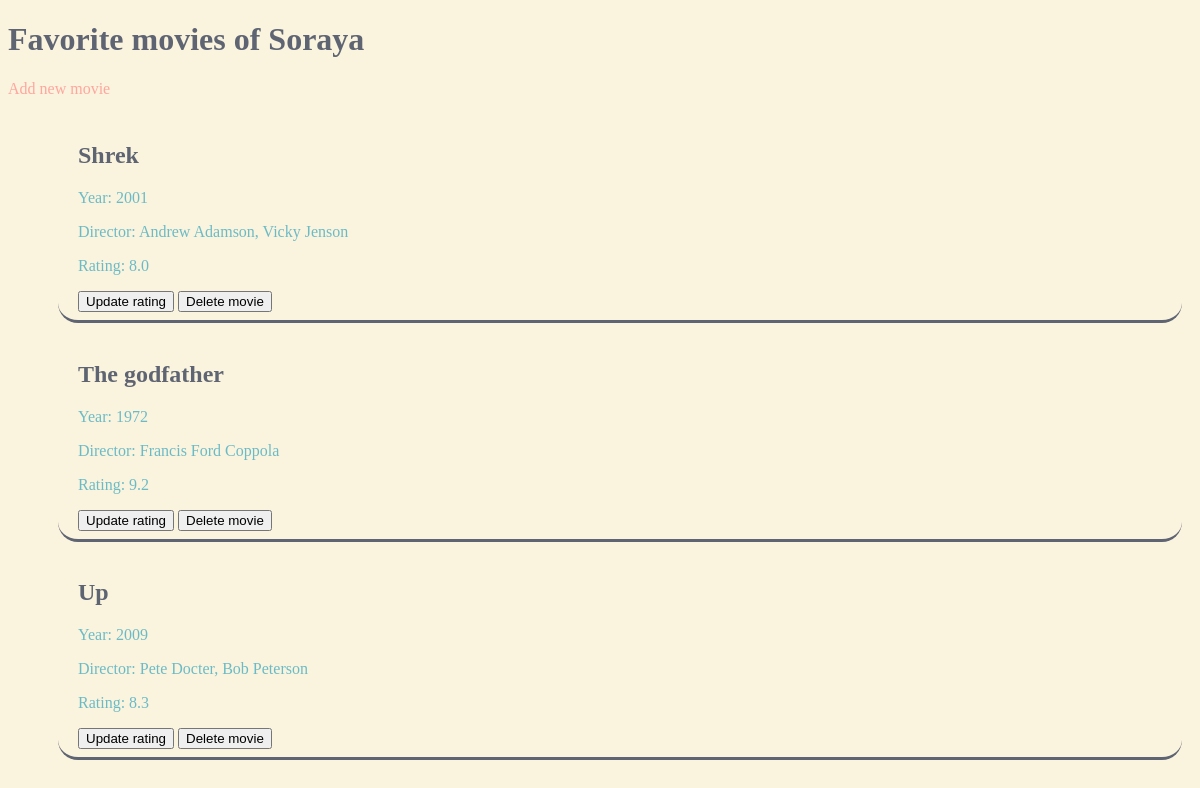
Page /users/1 on the committed database.
### data_models.py (models this page shows, shortened)
class User(db.Model):
    __tablename__ = "users"
    user_id = db.Column(db.Integer, primary_key=True, unique=True, autoincrement=True)
    user_name = db.Column(db.String(30), unique=True)

class Movie(db.Model):
    __tablename__ = "movies"
    movie_id = db.Column(db.Integer, primary_key=True, unique=True, autoincrement=True)
    user_id = db.Column(db.Integer, db.ForeignKey("users.user_id"))
    title = db.Column(db.String(50))
    year = db.Column(db.Integer)
    director = db.Column(db.String)
    rating = db.Column(db.Float)

### app.py (the view)
@app.route("/users/<user_id>")  # exhibit a specific user’s list of favorite movies.
def list_favorite_movies(user_id):
    users = data_manager.get_all_users()
    user_name = data_manager.find_user_by_id(user_id)
    user_movies = data_manager.get_user_movies(user_id)
    try:
        return render_template('user_movies.html', users=users, user_name=user_name, user_movies=user_movies,
                               user_id=user_id)
    except UndefinedError:
        error_message = "User ID could not be found."
        return render_template("not_found.html", error_message=error_message)

### datamanager/sqlite_datamanager.py (called while the page is built)
    def get_all_users(self):
        return User.query.all()

    def get_user_movies(self, user_id):
        user_movies = Movie.query.join(User).filter(int(user_id) == Movie.user_id)
        return user_movies

    def find_user_by_id(self, user_id):
        selected_user = User.query.filter_by(user_id=int(user_id)).first()
        return selected_user.user_name

### templates/user_movies.html (shortened to what this page needs)
<!DOCTYPE html>
<html lang="en">
<head>
    <link rel="stylesheet" href="{{url_for('static', filename='style.css')}}">
</head>
<body>
<h1>Favorite movies of {{ user_name }}</h1>
<a href="/users/{{ user_id }}/add_movie">Add new movie</a>
<ul>
    {% for movie in user_movies %}
    <li class="movie">
        <h2>{{ movie.title }}</h2>
        <p>Year: {{ movie.year }}</p>
        <p>Director: {{ movie.director }}</p>
        <p>Rating: {{ movie.rating }}</p>
        <a href="/users/{{ user_id }}/update_movie/{{ movie.movie_id }}"><button>Update rating</button></a>
        <a href="/users/{{ user_id }}/delete_movie/{{ movie.movie_id }}"><button>Delete movie</button></a>
    </li>
    {% endfor %}
</ul>
</body>
</html>

### static/style.css (style rules this page uses)
* { box-sizing: border-box; }
body { background: #FAF3DD; color: #5E6472; }
ul { list-style-type: disclosure-closed; color: #FFA69E; }
li { margin: 10px; }
.movie { list-style-type: none; border-bottom: solid #5E6472; padding: 0.5em; border-radius: 20px; padding-left: 20px; color: #6BBBC7; }
.movie h2 { color: #5E6472; }
a { text-decoration: none; color: #FFA69E; }

### rows in the picture
User: user_name "Soraya"
Movie: title "Shrek", year "2001", director "Andrew Adamson, Vicky Jenson", rating "8.0"
Movie: title "The godfather", year "1972", director "Francis Ford Coppola", rating "9.2"
Movie: title "Up", year "2009", director "Pete Docter, Bob Peterson", rating "8.3"
